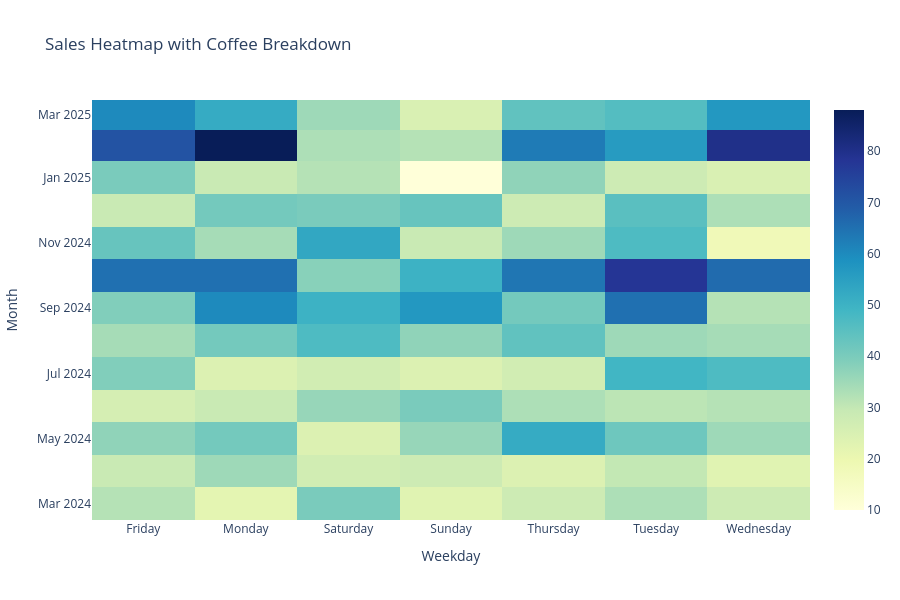

Source (notebook cell):
### Markdown cell above
- Lets breakdown Sales of Coffee Names Each day using the above heatmap.

### Code cell
# Aggregating coffee sales by month and weekday
coffeeSales = (
    coffeedata
    .groupby(['month', 'weekdayname', 'coffee_name'], as_index=False)
    .size()
    .rename(columns={'size':'count'})
)

# Hover Texts
hoverText = (
    coffeeSales
    .groupby(['month', 'weekdayname'])
    .apply(lambda group: '<br>'.join(f"{row['coffee_name']}:{row['count']}" for _, row in group.iterrows()))
    .to_dict()
)

# Pivoting for the heatmap base
heatmap_data = (
    coffeeSales
    .groupby(['month','weekdayname'], as_index=False)['count']
    .sum()
    .pivot(index='month', columns='weekdayname', values='count')
    .fillna(0)
)

# Debugging the weekday order ( Previously, the weekdays didn't show in order)
#weekday_order = ['Mon','Tue','Wed','Thu','Fri','Sat','Sun']
#heatmap_data = heatmap_data[weekday_order] -- Working on it.

# Creating hovertext matrix
hoverMatrix = [
    [hoverText.get((month, weekday),'') for weekday in heatmap_data.columns]
    for month in heatmap_data.index
]

#Building Plotly Interactive HeatMap
fig = go.Figure(data=go.Heatmap(
    z=heatmap_data.values,
    x=heatmap_data.columns,
    y=heatmap_data.index,
    text=hoverMatrix,
    hoverinfo='text',
    colorscale = 'YlGnBu'
))

# Customizations
fig.update_layout(
    title = 'Sales Heatmap with Coffee Breakdown',
    xaxis_title='Weekday',
    yaxis_title='Month',
    height=600
)
fig.show()

### Figure 1 — Plotly figure (JSON) as saved in the notebook; plotly's stock layout.template omitted (floating-point values rounded to 4 significant figures)
{"data": [{"colorscale": [[0, "rgb(255,255,217)"], [0.125, "rgb(237,248,177)"], [0.25, "rgb(199,233,180)"], [0.375, "rgb(127,205,187)"], [0.5, "rgb(65,182,196)"], [0.625, "rgb(29,145,192)"], [0.75, "rgb(34,94,168)"], [0.875, "rgb(37,52,148)"], [1, "rgb(8,29,88)"]], "hoverinfo": "text", "text": [["Americano:7<br>Americano with Milk:7<br>Cappuccino:5<br>Cocoa:1<br>Cortado:1<br>Espresso:1<br>Hot Chocolate:4<br>Latte:6", "Americano:5<br>Americano with Milk:3<br>Cappuccino:3<br>Cortado:3<br>Espresso:1<br>Latte:7", "Americano:7<br>Americano with Milk:11<br>Cappuccino:5<br>Cocoa:1<br>Cortado:5<br>Espresso:1<br>Hot Chocolate:3<br>Latte:7", "Americano:3<br>Americano with Milk:4<br>Cappuccino:1<br>Cocoa:1<br>Cortado:4<br>Espresso:1<br>Hot Chocolate:2<br>Latte:7", "Americano:4<br>Americano with Milk:3<br>Cappuccino:2<br>Cortado:6<br>Espresso:2<br>Hot Chocolate:3<br>Latte:8", "Americano:5<br>Americano with Milk:2<br>Cocoa:2<br>Cortado:6<br>Hot Chocolate:8<br>Latte:10", "Americano:5<br>Americano with Milk:4<br>Cappuccino:4<br>Cocoa:1<br>Cortado:5<br>Espresso:4<br>Hot Chocolate:2<br>Latte:3"], ["Americano:6<br>Americano with Milk:3<br>Cappuccino:4<br>Cocoa:3<br>Cortado:4<br>Espresso:1<br>Hot Chocolate:3<br>Latte:5", "Americano:7<br>Americano with Milk:11<br>Cappuccino:8<br>Cortado:3<br>Espresso:2<br>Hot Chocolate:1<br>Latte:3", "Americano:3<br>Americano with Milk:8<br>Cappuccino:8<br>Cocoa:1<br>Hot Chocolate:3<br>Latte:4", "Americano:6<br>Americano with Milk:2<br>Cappuccino:7<br>Cortado:5<br>Espresso:1<br>Hot Chocolate:1<br>Latte:6", "Americano:7<br>Americano with Milk:2<br>Cappuccino:4<br>Cortado:2<br>Hot Chocolate:2<br>Latte:7", "Americano:4<br>Americano with Milk:10<br>Cappuccino:6<br>Cocoa:2<br>Cortado:2<br>Hot Chocolate:2<br>Latte:4", "Americano:2<br>Americano with Milk:6<br>Cappuccino:6<br>Cortado:3<br>Espresso:3<br>Hot Chocolate:1<br>Latte:2"], ["Americano:4<br>Americano with Milk:9<br>Cappuccino:4<br>Cocoa:1<br>Cortado:4<br>Hot Chocolate:2<br>Latte:13", "Americano:15<br>Americano with Milk:9<br>Cappuccino:5<br>Cocoa:2<br>Cortado:3<br>Latte:7", "Americano:3<br>Americano with Milk:10<br>Cappuccino:5<br>Cocoa:1<br>Latte:5", "Americano:5<br>Americano with Milk:9<br>Cappuccino:8<br>Cortado:2<br>Espresso:2<br>Hot Chocolate:4<br>Latte:6", "Americano:5<br>Americano with Milk:10<br>Cappuccino:15<br>Cortado:1<br>Espresso:3<br>Hot Chocolate:4<br>Latte:14", "Americano:8<br>Americano with Milk:7<br>Cappuccino:12<br>Cocoa:4<br>Cortado:3<br>Espresso:1<br>Hot Chocolate:1<br>Latte:6", "Americano:8<br>Americano with Milk:4<br>Cappuccino:6<br>Cocoa:1<br>Cortado:4<br>Espresso:2<br>Hot Chocolate:3<br>Latte:7"], ["Americano:3<br>Americano with Milk:6<br>Cappuccino:6<br>Cortado:4<br>Espresso:3<br>Latte:4", "Americano:3<br>Americano with Milk:5<br>Cappuccino:10<br>Cortado:2<br>Hot Chocolate:2<br>Latte:7", "Americano:1<br>Americano with Milk:13<br>Cappuccino:9<br>Cocoa:3<br>Cortado:3<br>Espresso:1<br>Hot Chocolate:1<br>Latte:5", "Americano:1<br>Americano with Milk:14<br>Cappuccino:6<br>Cortado:2<br>Espresso:3<br>Hot Chocolate:5<br>Latte:9", "Americano:2<br>Americano with Milk:12<br>Cappuccino:3<br>Cortado:2<br>Espresso:2<br>Hot Chocolate:1<br>Latte:11", "Americano:1<br>Americano with Milk:12<br>Cappuccino:6<br>Cortado:4<br>Hot Chocolate:3<br>Latte:5", "Americano:3<br>Americano with Milk:7<br>Cappuccino:6<br>Cocoa:2<br>Cortado:2<br>Espresso:1<br>Hot Chocolate:2<br>Latte:9"], ["Americano:5<br>Americano with Milk:9<br>Cappuccino:4<br>Cocoa:2<br>Cortado:3<br>Espresso:3<br>Hot Chocolate:4<br>Latte:9", "Americano:7<br>Americano with Milk:4<br>Cappuccino:5<br>Cocoa:1<br>Espresso:1<br>Hot Chocolate:2<br>Latte:4", "Americano:3<br>Americano with Milk:6<br>Cappuccino:4<br>Espresso:2<br>Latte:12", "Americano:2<br>Americano with Milk:5<br>Cappuccino:6<br>Cocoa:2<br>Cortado:1<br>Espresso:1<br>Hot Chocolate:2<br>Latte:5", "Americano:6<br>Americano with Milk:4<br>Cappuccino:3<br>Cocoa:1<br>Cortado:3<br>Espresso:2<br>Hot Chocolate:2<br>Latte:6", "Americano:8<br>Americano with Milk:23<br>Cappuccino:3<br>Cocoa:1<br>Cortado:3<br>Espresso:2<br>Hot Chocolate:1<br>Latte:8", "Americano:5<br>Americano with Milk:14<br>Cappuccino:7<br>Cocoa:2<br>Cortado:4<br>Espresso:3<br>Latte:12"], ["Americano:9<br>Americano with Milk:8<br>Cocoa:1<br>Cortado:4<br>Espresso:2<br>Hot Chocolate:2<br>Latte:8", "Americano:5<br>Americano with Milk:13<br>Cappuccino:4<br>Cocoa:3<br>Cortado:3<br>Espresso:1<br>Hot Chocolate:1<br>Latte:11", "Americano:2<br>Americano with Milk:15<br>Cappuccino:4<br>Cocoa:3<br>Cortado:13<br>Espresso:4<br>Latte:6", "Americano:4<br>Americano with Milk:9<br>Cappuccino:12<br>Cocoa:1<br>Cortado:4<br>Espresso:1<br>Latte:6", "Americano:6<br>Americano with Milk:14<br>Cappuccino:8<br>Cortado:6<br>Espresso:3<br>Hot Chocolate:2<br>Latte:5", "Americano:3<br>Americano with Milk:7<br>Cappuccino:3<br>Cocoa:2<br>Cortado:5<br>Espresso:1<br>Hot Chocolate:1<br>Latte:13", "Americano:8<br>Americano with Milk:6<br>Cappuccino:3<br>Cocoa:1<br>Cortado:5<br>Espresso:2<br>Latte:9"], ["Americano:3<br>Americano with Milk:12<br>Cappuccino:8<br>Cortado:1<br>Espresso:3<br>Hot Chocolate:1<br>Latte:11", "Americano:5<br>Americano with Milk:21<br>Cappuccino:5<br>Cocoa:1<br>Cortado:5<br>Espresso:1<br>Hot Chocolate:2<br>Latte:20", "Americano:7<br>Americano with Milk:7<br>Cappuccino:4<br>Cocoa:3<br>Cortado:7<br>Espresso:4<br>Hot Chocolate:1<br>Latte:17", "Americano:7<br>Americano with Milk:17<br>Cappuccino:7<br>Cocoa:1<br>Cortado:11<br>Espresso:1<br>Hot Chocolate:2<br>Latte:11", "Americano:5<br>Americano with Milk:11<br>Cappuccino:7<br>Cortado:8<br>Espresso:2<br>Latte:8", "Americano:3<br>Americano with Milk:22<br>Cappuccino:7<br>Cocoa:4<br>Cortado:7<br>Espresso:1<br>Hot Chocolate:5<br>Latte:16", "Americano:2<br>Americano with Milk:14<br>Cappuccino:3<br>Cortado:2<br>Latte:11"], ["Americano:11<br>Americano with Milk:8<br>Cappuccino:6<br>Cocoa:14<br>Cortado:5<br>Espresso:2<br>Hot Chocolate:8<br>Latte:11", "Americano:7<br>Americano with Milk:12<br>Cappuccino:6<br>Cocoa:6<br>Cortado:4<br>Espresso:1<br>Hot Chocolate:5<br>Latte:24", "Americano:3<br>Americano with Milk:6<br>Cappuccino:7<br>Cocoa:3<br>Cortado:8<br>Hot Chocolate:1<br>Latte:10", "Americano:1<br>Americano with Milk:7<br>Cappuccino:9<br>Cocoa:4<br>Cortado:7<br>Espresso:2<br>Hot Chocolate:6<br>Latte:14", "Americano:7<br>Americano with Milk:8<br>Cappuccino:6<br>Cocoa:1<br>Cortado:3<br>Hot Chocolate:18<br>Latte:21", "Americano:9<br>Americano with Milk:17<br>Cappuccino:4<br>Cocoa:3<br>Cortado:5<br>Espresso:4<br>Hot Chocolate:12<br>Latte:24", "Americano:6<br>Americano with Milk:24<br>Cappuccino:6<br>Cocoa:1<br>Cortado:2<br>Espresso:3<br>Hot Chocolate:8<br>Latte:16"], ["Americano:4<br>Americano with Milk:12<br>Cappuccino:2<br>Cocoa:8<br>Cortado:1<br>Hot Chocolate:5<br>Latte:11", "Americano:1<br>Americano with Milk:7<br>Cappuccino:5<br>Cocoa:2<br>Cortado:2<br>Hot Chocolate:5<br>Latte:12", "Americano:9<br>Americano with Milk:10<br>Cappuccino:2<br>Cocoa:5<br>Cortado:7<br>Hot Chocolate:8<br>Latte:12", "Americano:5<br>Americano with Milk:7<br>Cappuccino:2<br>Cocoa:3<br>Cortado:1<br>Hot Chocolate:7<br>Latte:4", "Americano:3<br>Americano with Milk:4<br>Cappuccino:5<br>Cocoa:4<br>Cortado:2<br>Espresso:1<br>Hot Chocolate:5<br>Latte:11", "Americano:2<br>Americano with Milk:7<br>Cappuccino:7<br>Cocoa:13<br>Espresso:1<br>Hot Chocolate:4<br>Latte:13", "Americano:1<br>Americano with Milk:5<br>Cappuccino:3<br>Espresso:1<br>Hot Chocolate:3<br>Latte:5"], ["Americano:4<br>Americano with Milk:4<br>Cappuccino:5<br>Cocoa:2<br>Cortado:5<br>Espresso:1<br>Hot Chocolate:4<br>Latte:4", "Americano:4<br>Americano with Milk:10<br>Cappuccino:5<br>Cocoa:3<br>Cortado:6<br>Espresso:1<br>Hot Chocolate:3<br>Latte:9", "Americano:8<br>Americano with Milk:7<br>Cappuccino:5<br>Cocoa:3<br>Cortado:6<br>Hot Chocolate:3<br>Latte:8", "Americano:1<br>Americano with Milk:11<br>Cappuccino:6<br>Cocoa:4<br>Cortado:6<br>Espresso:3<br>Hot Chocolate:5<br>Latte:7", "Americano:4<br>Americano with Milk:5<br>Cappuccino:5<br>Cocoa:2<br>Cortado:1<br>Espresso:4<br>Hot Chocolate:3<br>Latte:4", "Americano:3<br>Americano with Milk:12<br>Cappuccino:9<br>Cocoa:4<br>Cortado:5<br>Espresso:2<br>Hot Chocolate:5<br>Latte:5", "Americano:3<br>Americano with Milk:8<br>Cappuccino:3<br>Cocoa:3<br>Cortado:2<br>Espresso:1<br>Hot Chocolate:3<br>Latte:10"], ["Americano:5<br>Americano with Milk:11<br>Cappuccino:7<br>Cocoa:6<br>Cortado:2<br>Hot Chocolate:4<br>Latte:5", "Americano:3<br>Americano with Milk:8<br>Cappuccino:4<br>Cortado:5<br>Espresso:1<br>Hot Chocolate:1<br>Latte:7", "Americano:4<br>Americano with Milk:6<br>Cappuccino:6<br>Cocoa:1<br>Cortado:4<br>Hot Chocolate:3<br>Latte:8", "Americano:2<br>Americano with Milk:5<br>Espresso:1<br>Hot Chocolate:1<br>Latte:1", "Americano:3<br>Americano with Milk:11<br>Cappuccino:2<br>Cocoa:2<br>Cortado:7<br>Espresso:1<br>Hot Chocolate:5<br>Latte:6", "Americano:5<br>Americano with Milk:5<br>Cappuccino:3<br>Cocoa:4<br>Cortado:3<br>Hot Chocolate:1<br>Latte:7", "Americano:3<br>Americano with Milk:6<br>Cappuccino:5<br>Cocoa:1<br>Cortado:1<br>Espresso:2<br>Latte:7"], ["Americano:24<br>Americano with Milk:10<br>Cappuccino:7<br>Cocoa:10<br>Cortado:3<br>Espresso:4<br>Hot Chocolate:4<br>Latte:9", "Americano:22<br>Americano with Milk:23<br>Cappuccino:8<br>Cocoa:11<br>Espresso:3<br>Hot Chocolate:5<br>Latte:16", "Americano:10<br>Americano with Milk:9<br>Cappuccino:6<br>Cortado:3<br>Espresso:1<br>Hot Chocolate:3<br>Latte:1", "Americano:5<br>Americano with Milk:8<br>Cappuccino:3<br>Cocoa:4<br>Cortado:1<br>Hot Chocolate:4<br>Latte:7", "Americano:17<br>Americano with Milk:9<br>Cappuccino:11<br>Cocoa:11<br>Espresso:4<br>Hot Chocolate:2<br>Latte:9", "Americano:16<br>Americano with Milk:16<br>Cappuccino:3<br>Cocoa:11<br>Cortado:2<br>Espresso:3<br>Hot Chocolate:3<br>Latte:2", "Americano:23<br>Americano with Milk:10<br>Cappuccino:14<br>Cocoa:9<br>Cortado:1<br>Espresso:2<br>Hot Chocolate:11<br>Latte:10"], ["Americano:21<br>Americano with Milk:6<br>Cappuccino:7<br>Cocoa:5<br>Espresso:1<br>Hot Chocolate:4<br>Latte:16", "Americano:14<br>Americano with Milk:6<br>Cappuccino:6<br>Cocoa:5<br>Hot Chocolate:8<br>Latte:13", "Americano:11<br>Americano with Milk:13<br>Cappuccino:6<br>Cocoa:1<br>Espresso:1<br>Hot Chocolate:1<br>Latte:2", "Americano:6<br>Americano with Milk:5<br>Cappuccino:4<br>Cocoa:4<br>Espresso:1<br>Hot Chocolate:1<br>Latte:4", "Americano:14<br>Americano with Milk:10<br>Cappuccino:8<br>Cocoa:2<br>Cortado:1<br>Espresso:3<br>Hot Chocolate:2<br>Latte:4", "Americano:16<br>Americano with Milk:6<br>Cappuccino:3<br>Cocoa:8<br>Espresso:1<br>Hot Chocolate:4<br>Latte:8", "Americano:20<br>Americano with Milk:6<br>Cappuccino:9<br>Cocoa:5<br>Cortado:1<br>Espresso:3<br>Hot Chocolate:3<br>Latte:10"]], "type": "heatmap", "x": ["Friday", "Monday", "Saturday", "Sunday", "Thursday", "Tuesday", "Wednesday"], "y": ["2024-03", "2024-04", "2024-05", "2024-06", "2024-07", "2024-08", "2024-09", "2024-10", "2024-11", "2024-12", "2025-01", "2025-02", "2025-03"], "z": [[32, 22, 40, 23, 28, 33, 28], [29, 35, 27, 28, 24, 30, 23], [37, 41, 24, 36, 52, 42, 35], [26, 29, 36, 40, 33, 31, 32], [39, 24, 27, 24, 27, 49, 47], [34, 41, 47, 37, 44, 35, 34], [39, 60, 50, 57, 41, 65, 32], [65, 65, 38, 50, 64, 78, 66], [43, 34, 53, 29, 35, 47, 18], [29, 41, 40, 43, 28, 45, 33], [40, 29, 32, 10, 37, 28, 25], [71, 88, 33, 32, 63, 56, 80], [60, 52, 35, 25, 44, 46, 57]]}], "layout": {"height": 600, "title": {"text": "Sales Heatmap with Coffee Breakdown"}, "xaxis": {"title": {"text": "Weekday"}}, "yaxis": {"title": {"text": "Month"}}}}
